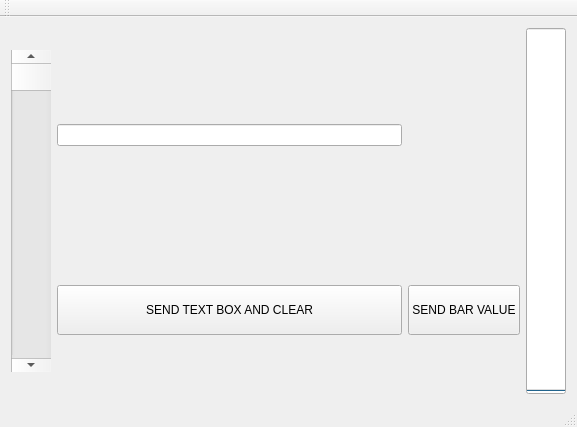
<?xml version="1.0" encoding="UTF-8"?>
<ui version="4.0">
 <class>MainWindow</class>
 <widget class="QMainWindow" name="MainWindow">
  <property name="geometry">
   <rect>
    <x>0</x>
    <y>0</y>
    <width>577</width>
    <height>427</height>
   </rect>
  </property>
  <property name="windowTitle">
   <string>MainWindow</string>
  </property>
  <widget class="QWidget" name="centralWidget">
   <layout class="QGridLayout" name="gridLayout_2">
    <item row="0" column="0">
     <layout class="QGridLayout" name="initialGridLayout">
      <item row="0" column="1">
       <widget class="QLineEdit" name="mainLineField"/>
      </item>
      <item row="0" column="0" rowspan="2">
       <widget class="QScrollBar" name="mainScrollBar">
        <property name="minimumSize">
         <size>
          <width>40</width>
          <height>300</height>
         </size>
        </property>
        <property name="minimum">
         <number>1</number>
        </property>
        <property name="maximum">
         <number>100</number>
        </property>
        <property name="singleStep">
         <number>1</number>
        </property>
        <property name="sliderPosition">
         <number>1</number>
        </property>
        <property name="orientation">
         <enum>Qt::Vertical</enum>
        </property>
        <property name="invertedAppearance">
         <bool>false</bool>
        </property>
       </widget>
      </item>
      <item row="1" column="1">
       <widget class="QPushButton" name="sendButton">
        <property name="minimumSize">
         <size>
          <width>0</width>
          <height>50</height>
         </size>
        </property>
        <property name="text">
         <string>SEND TEXT BOX AND CLEAR</string>
        </property>
       </widget>
      </item>
      <item row="1" column="2">
       <widget class="QPushButton" name="barSendButton">
        <property name="minimumSize">
         <size>
          <width>0</width>
          <height>50</height>
         </size>
        </property>
        <property name="text">
         <string>SEND BAR VALUE</string>
        </property>
       </widget>
      </item>
      <item row="0" column="2">
       <spacer name="horizontalSpace0">
        <property name="orientation">
         <enum>Qt::Horizontal</enum>
        </property>
        <property name="sizeType">
         <enum>QSizePolicy::Minimum</enum>
        </property>
        <property name="sizeHint" stdset="0">
         <size>
          <width>100</width>
          <height>20</height>
         </size>
        </property>
       </spacer>
      </item>
     </layout>
    </item>
    <item row="0" column="2">
     <widget class="QProgressBar" name="scrollBarProgress">
      <property name="minimumSize">
       <size>
        <width>40</width>
        <height>300</height>
       </size>
      </property>
      <property name="minimum">
       <number>1</number>
      </property>
      <property name="maximum">
       <number>100</number>
      </property>
      <property name="value">
       <number>0</number>
      </property>
      <property name="orientation">
       <enum>Qt::Vertical</enum>
      </property>
     </widget>
    </item>
   </layout>
  </widget>
  <widget class="QMenuBar" name="menuBar">
   <property name="geometry">
    <rect>
     <x>0</x>
     <y>0</y>
     <width>577</width>
     <height>17</height>
    </rect>
   </property>
  </widget>
  <widget class="QToolBar" name="mainToolBar">
   <attribute name="toolBarArea">
    <enum>TopToolBarArea</enum>
   </attribute>
   <attribute name="toolBarBreak">
    <bool>false</bool>
   </attribute>
  </widget>
  <widget class="QStatusBar" name="statusBar"/>
 </widget>
 <layoutdefault spacing="6" margin="11"/>
 <resources/>
 <connections/>
</ui>
